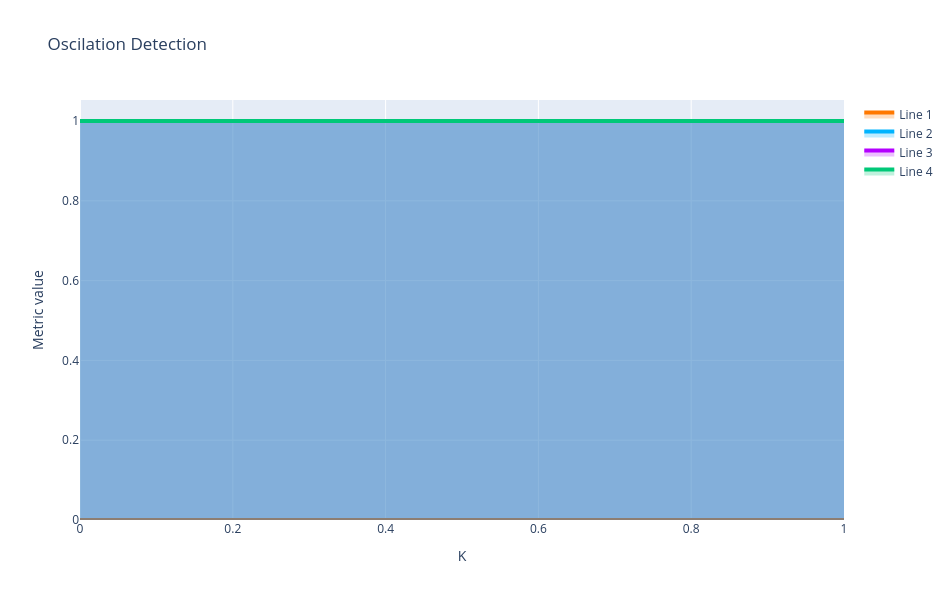
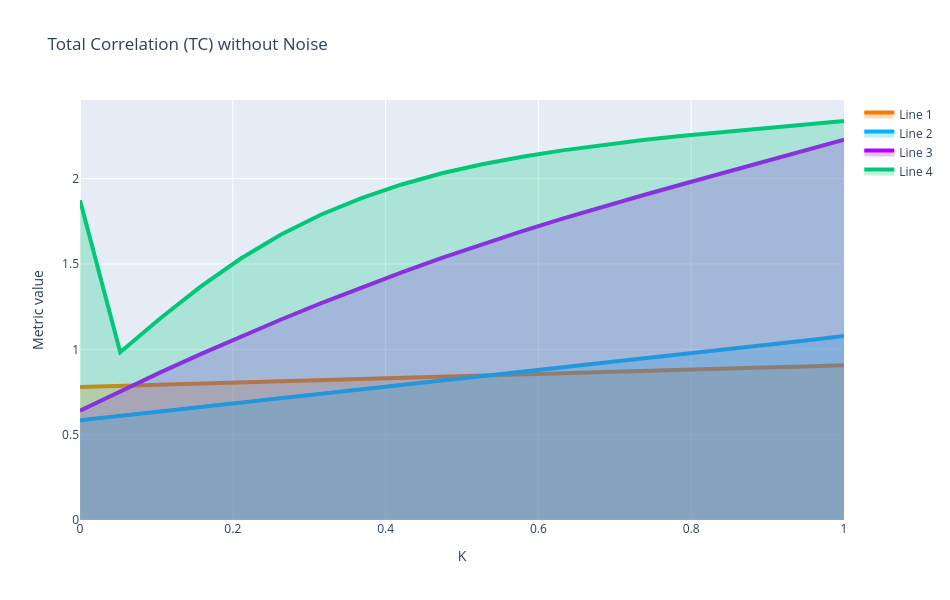
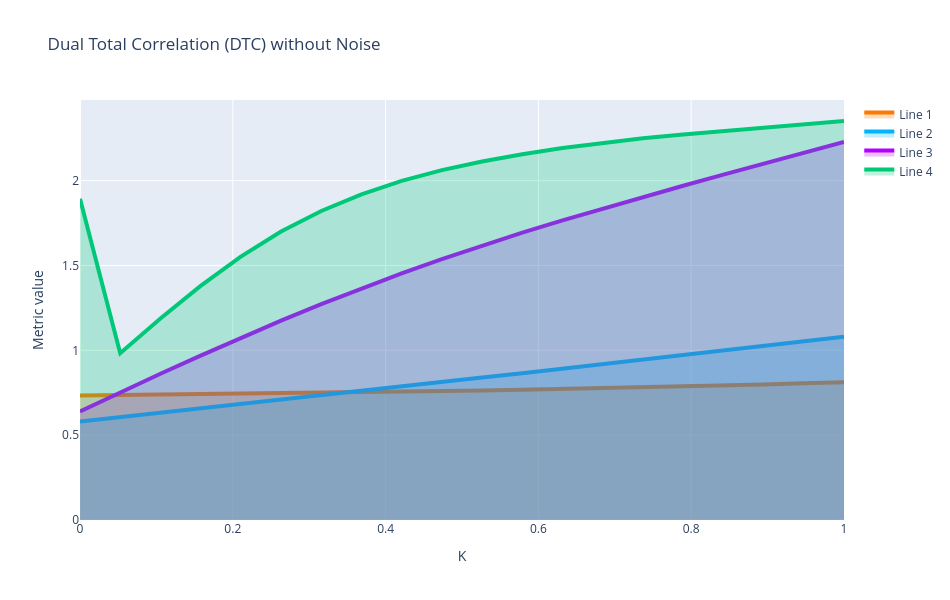
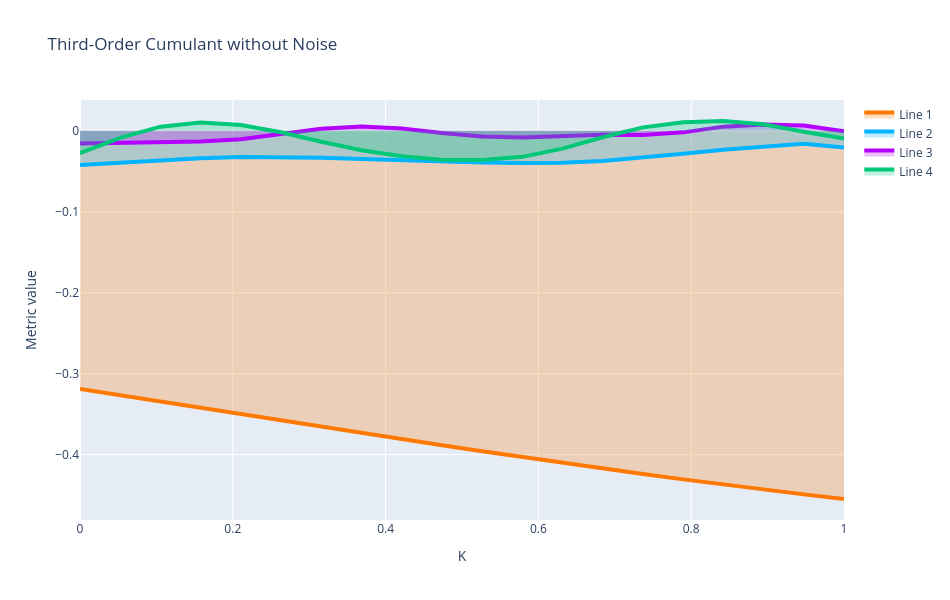

Notebook cell for these charts, in order:
### Markdown cell above
---
## **4. Oscillation Detection in $(P \times K_3)$ Space**
We perform a parameter sweep to detect oscillations in the $(P \times K_3)$ space.

### Code cell
P_values = [3,4,5,6]
K3_values = np.linspace(0.0, 1.0, 20)

# Matrix to store oscillation detection
oscillation_map = np.zeros((len(P_values), len(K3_values)), dtype=int)

T=10
# Matrices to store metrics with noise
TC_map = np.zeros((len(P_values), len(K3_values)))
DTC_map = np.zeros((len(P_values), len(K3_values)))
Cumulant_map = np.zeros((len(P_values), len(K3_values)))
PowerCorr_map = np.zeros((len(P_values), len(K3_values)))
Entropy_map = np.zeros((len(P_values), len(K3_values)))  # Nueva métrica
Entropy_map_skew = np.zeros((len(P_values), len(K3_values)))  # Nueva métrica
Entropy_map_kurt = np.zeros((len(P_values), len(K3_values)))  # Nueva métrica

#initial state random fixed
seed = 42
rng = np.random.default_rng(seed)
state0 = 0.1 * rng.standard_normal(2 * N_nodes)



for i, P_val in tqdm(enumerate(P_values)):
    for j, K3_val in enumerate(K3_values):
        # Simulation using the existing function for higher-order interactions
        P_vec = np.array([P_val, P_val, P_val])
        t, states = simulate_wc_higher_order_additive(state0, P_vec, K3_val, T_ho, T, dt)
       
        #deleting the firts 20% of the signal
        start_idx = int(0.2 * len(t))

        E_node = states[start_idx:, :N_nodes]
        I_node = states[start_idx:, N_nodes:]

        # Oscillation detection using the existing function
        is_lc1, _, _, _ = detect_limit_cycle_poincare(E_node[:, 0], I_node[:, 0], dt, threshold_ratio=0.05, period_cv_threshold=0.05)
        is_lc2, _, _, _ = detect_limit_cycle_poincare(E_node[:, 0], I_node[:, 0], dt, threshold_ratio=0.05, period_cv_threshold=0.05)
        is_lc3, _, _, _ = detect_limit_cycle_poincare(E_node[:, 0], I_node[:, 0], dt, threshold_ratio=0.05, period_cv_threshold=0.05)
        oscillation_map[i, j]  = int((is_lc1==True) and (is_lc2==True) and (is_lc3==True))

        #deleting the firts 30% of the signal
        E = states[start_idx:, :N_nodes]

        # Data matrix for higher-order metrics
        X = E.copy()

        # Covariance matrix
        Sigma = np.cov(X.T)

        # Higher-order metrics using the existing functions
        TC_map[i, j] = TC_gauss(Sigma)
        DTC_map[i, j] = DTC_gauss(Sigma)
        Entropy_map[i, j] = entropy_gauss(Sigma)  # Cálculo de la entropía
        skew, kurt = dev_gauss(X)  # Cálculo de la entropía
        Entropy_map_skew[i, j] = skew
        Entropy_map_kurt[i, j] = kurt
        if X.shape[1] == 3:
            Cumulant_map[i, j] = cumulants(X)
            PowerCorr_map[i, j] = powercorr(X)


    if (i + 1) % 5 == 0:
        print(f"Progress: {i+1}/{len(P_values)}")

# Visualization using the existing function
#plot_oscillation_map(oscillation_map, P_values, K3_values, title="Oscillation Detection (P-K3)")


#cleaing the matrix
TC_clean = clean_rowwise_signed(TC_map, n_std=2)
DTC_clean = clean_rowwise_signed(DTC_map, n_std=2)
Cumulant_clean = clean_rowwise_signed(Cumulant_map,n_std=2)
PowerCorr_clean = clean_rowwise_signed(PowerCorr_map,n_std=2)
Skew_clean = clean_rowwise_signed(Entropy_map_skew,n_std=2)
Kurt_clean = clean_rowwise_signed(Entropy_map_kurt,n_std=2)

# visualization the matrix cleaned
# plot_metrics_contour(, P_values, K3_values, title="Oscilation detection")
plot_lines_with_area(oscillation_map, x_values=K3_values, title="Oscilation Detection")

plot_lines_with_area(TC_clean, x_values=K3_values, title="Total Correlation (TC) without Noise")
plot_lines_with_area(DTC_clean, x_values=K3_values, title="Dual Total Correlation (DTC) without Noise")
plot_lines_with_area(Cumulant_clean, x_values=K3_values, title="Third-Order Cumulant without Noise")
plot_lines_with_area(PowerCorr_clean, x_values=K3_values, title="Triple Power Correlation without Noise")
plot_lines_with_area(Skew_clean, x_values=K3_values, title="Skew with Noise")
plot_lines_with_area(Kurt_clean, x_values=K3_values, title="Kurt with Noise")

### Figure 1 — Plotly figure (JSON) as saved in the notebook; plotly's stock layout.template omitted (floating-point values rounded to 4 significant figures)
{"data": [{"fill": "tozeroy", "fillcolor": "rgba(255,120,0,0.25)", "line": {"color": "rgb(255,120,0)", "width": 4}, "mode": "lines", "name": "Line 1", "type": "scatter", "x": [0.0, 0.05263, 0.1053, 0.1579, 0.2105, 0.2632, 0.3158, 0.3684, 0.4211, 0.4737, 0.5263, 0.5789, 0.6316, 0.6842, 0.7368, 0.7895, 0.8421, 0.8947, 0.9474, 1.0], "y": [0, 0, 0, 0, 0, 0, 0, 0, 0, 0, 0, 0, 0, 0, 0, 0, 0, 0, 0, 0]}, {"fill": "tozeroy", "fillcolor": "rgba(0,180,255,0.25)", "line": {"color": "rgb(0,180,255)", "width": 4}, "mode": "lines", "name": "Line 2", "type": "scatter", "x": [0.0, 0.05263, 0.1053, 0.1579, 0.2105, 0.2632, 0.3158, 0.3684, 0.4211, 0.4737, 0.5263, 0.5789, 0.6316, 0.6842, 0.7368, 0.7895, 0.8421, 0.8947, 0.9474, 1.0], "y": [1, 1, 1, 1, 1, 1, 1, 1, 1, 1, 1, 1, 1, 1, 1, 1, 1, 1, 1, 1]}, {"fill": "tozeroy", "fillcolor": "rgba(180,0,255,0.25)", "line": {"color": "rgb(180,0,255)", "width": 4}, "mode": "lines", "name": "Line 3", "type": "scatter", "x": [0.0, 0.05263, 0.1053, 0.1579, 0.2105, 0.2632, 0.3158, 0.3684, 0.4211, 0.4737, 0.5263, 0.5789, 0.6316, 0.6842, 0.7368, 0.7895, 0.8421, 0.8947, 0.9474, 1.0], "y": [1, 1, 1, 1, 1, 1, 1, 1, 1, 1, 1, 1, 1, 1, 1, 1, 1, 1, 1, 1]}, {"fill": "tozeroy", "fillcolor": "rgba(0,200,120,0.25)", "line": {"color": "rgb(0,200,120)", "width": 4}, "mode": "lines", "name": "Line 4", "type": "scatter", "x": [0.0, 0.05263, 0.1053, 0.1579, 0.2105, 0.2632, 0.3158, 0.3684, 0.4211, 0.4737, 0.5263, 0.5789, 0.6316, 0.6842, 0.7368, 0.7895, 0.8421, 0.8947, 0.9474, 1.0], "y": [1, 1, 1, 1, 1, 1, 1, 1, 1, 1, 1, 1, 1, 1, 1, 1, 1, 1, 1, 1]}], "layout": {"height": 600, "title": {"text": "Oscilation Detection"}, "width": 950, "xaxis": {"title": {"text": "K"}}, "yaxis": {"title": {"text": "Metric value"}}}}

### Figure 2 — Plotly figure (JSON) as saved in the notebook; plotly's stock layout.template omitted (floating-point values rounded to 4 significant figures)
{"data": [{"fill": "tozeroy", "fillcolor": "rgba(255,120,0,0.25)", "line": {"color": "rgb(255,120,0)", "width": 4}, "mode": "lines", "name": "Line 1", "type": "scatter", "x": [0.0, 0.05263, 0.1053, 0.1579, 0.2105, 0.2632, 0.3158, 0.3684, 0.4211, 0.4737, 0.5263, 0.5789, 0.6316, 0.6842, 0.7368, 0.7895, 0.8421, 0.8947, 0.9474, 1.0], "y": [0.7797, 0.7868, 0.7938, 0.8008, 0.8077, 0.8146, 0.8214, 0.8282, 0.835, 0.8417, 0.8483, 0.8549, 0.8615, 0.868, 0.8745, 0.8809, 0.8873, 0.8937, 0.9001, 0.9065]}, {"fill": "tozeroy", "fillcolor": "rgba(0,180,255,0.25)", "line": {"color": "rgb(0,180,255)", "width": 4}, "mode": "lines", "name": "Line 2", "type": "scatter", "x": [0.0, 0.05263, 0.1053, 0.1579, 0.2105, 0.2632, 0.3158, 0.3684, 0.4211, 0.4737, 0.5263, 0.5789, 0.6316, 0.6842, 0.7368, 0.7895, 0.8421, 0.8947, 0.9474, 1.0], "y": [0.5846, 0.6103, 0.6359, 0.6614, 0.6868, 0.7123, 0.7379, 0.7636, 0.7894, 0.8153, 0.8412, 0.8669, 0.8925, 0.9181, 0.9437, 0.9695, 0.9957, 1.022, 1.05, 1.078]}, {"fill": "tozeroy", "fillcolor": "rgba(180,0,255,0.25)", "line": {"color": "rgb(180,0,255)", "width": 4}, "mode": "lines", "name": "Line 3", "type": "scatter", "x": [0.0, 0.05263, 0.1053, 0.1579, 0.2105, 0.2632, 0.3158, 0.3684, 0.4211, 0.4737, 0.5263, 0.5789, 0.6316, 0.6842, 0.7368, 0.7895, 0.8421, 0.8947, 0.9474, 1.0], "y": [0.6404, 0.754, 0.8647, 0.9719, 1.075, 1.175, 1.271, 1.363, 1.452, 1.536, 1.616, 1.693, 1.766, 1.835, 1.903, 1.969, 2.034, 2.1, 2.164, 2.228]}, {"fill": "tozeroy", "fillcolor": "rgba(0,200,120,0.25)", "line": {"color": "rgb(0,200,120)", "width": 4}, "mode": "lines", "name": "Line 4", "type": "scatter", "x": [0.0, 0.05263, 0.1053, 0.1579, 0.2105, 0.2632, 0.3158, 0.3684, 0.4211, 0.4737, 0.5263, 0.5789, 0.6316, 0.6842, 0.7368, 0.7895, 0.8421, 0.8947, 0.9474, 1.0], "y": [1.873, 0.9828, 1.182, 1.367, 1.532, 1.673, 1.79, 1.887, 1.966, 2.031, 2.085, 2.129, 2.166, 2.198, 2.226, 2.251, 2.274, 2.297, 2.318, 2.338]}], "layout": {"height": 600, "title": {"text": "Total Correlation (TC) without Noise"}, "width": 950, "xaxis": {"title": {"text": "K"}}, "yaxis": {"title": {"text": "Metric value"}}}}

### Figure 3 — Plotly figure (JSON) as saved in the notebook; plotly's stock layout.template omitted (floating-point values rounded to 4 significant figures)
{"data": [{"fill": "tozeroy", "fillcolor": "rgba(255,120,0,0.25)", "line": {"color": "rgb(255,120,0)", "width": 4}, "mode": "lines", "name": "Line 1", "type": "scatter", "x": [0.0, 0.05263, 0.1053, 0.1579, 0.2105, 0.2632, 0.3158, 0.3684, 0.4211, 0.4737, 0.5263, 0.5789, 0.6316, 0.6842, 0.7368, 0.7895, 0.8421, 0.8947, 0.9474, 1.0], "y": [0.7341, 0.7365, 0.739, 0.7416, 0.7443, 0.7471, 0.7501, 0.7532, 0.7565, 0.76, 0.7637, 0.7677, 0.772, 0.7766, 0.7816, 0.7869, 0.7926, 0.7987, 0.8053, 0.8123]}, {"fill": "tozeroy", "fillcolor": "rgba(0,180,255,0.25)", "line": {"color": "rgb(0,180,255)", "width": 4}, "mode": "lines", "name": "Line 2", "type": "scatter", "x": [0.0, 0.05263, 0.1053, 0.1579, 0.2105, 0.2632, 0.3158, 0.3684, 0.4211, 0.4737, 0.5263, 0.5789, 0.6316, 0.6842, 0.7368, 0.7895, 0.8421, 0.8947, 0.9474, 1.0], "y": [0.5798, 0.6063, 0.6326, 0.6586, 0.6844, 0.7102, 0.7359, 0.7616, 0.7873, 0.8132, 0.8392, 0.8654, 0.8917, 0.918, 0.9444, 0.9709, 0.9976, 1.025, 1.052, 1.081]}, {"fill": "tozeroy", "fillcolor": "rgba(180,0,255,0.25)", "line": {"color": "rgb(180,0,255)", "width": 4}, "mode": "lines", "name": "Line 3", "type": "scatter", "x": [0.0, 0.05263, 0.1053, 0.1579, 0.2105, 0.2632, 0.3158, 0.3684, 0.4211, 0.4737, 0.5263, 0.5789, 0.6316, 0.6842, 0.7368, 0.7895, 0.8421, 0.8947, 0.9474, 1.0], "y": [0.6394, 0.7517, 0.8616, 0.969, 1.074, 1.175, 1.272, 1.365, 1.453, 1.538, 1.618, 1.694, 1.766, 1.835, 1.903, 1.97, 2.036, 2.101, 2.165, 2.228]}, {"fill": "tozeroy", "fillcolor": "rgba(0,200,120,0.25)", "line": {"color": "rgb(0,200,120)", "width": 4}, "mode": "lines", "name": "Line 4", "type": "scatter", "x": [0.0, 0.05263, 0.1053, 0.1579, 0.2105, 0.2632, 0.3158, 0.3684, 0.4211, 0.4737, 0.5263, 0.5789, 0.6316, 0.6842, 0.7368, 0.7895, 0.8421, 0.8947, 0.9474, 1.0], "y": [1.893, 0.9833, 1.187, 1.379, 1.552, 1.7, 1.821, 1.919, 1.998, 2.062, 2.113, 2.156, 2.192, 2.223, 2.25, 2.272, 2.292, 2.312, 2.333, 2.352]}], "layout": {"height": 600, "title": {"text": "Dual Total Correlation (DTC) without Noise"}, "width": 950, "xaxis": {"title": {"text": "K"}}, "yaxis": {"title": {"text": "Metric value"}}}}

### Figure 4 — Plotly figure (JSON) as saved in the notebook; plotly's stock layout.template omitted (floating-point values rounded to 4 significant figures)
{"data": [{"fill": "tozeroy", "fillcolor": "rgba(255,120,0,0.25)", "line": {"color": "rgb(255,120,0)", "width": 4}, "mode": "lines", "name": "Line 1", "type": "scatter", "x": [0.0, 0.05263, 0.1053, 0.1579, 0.2105, 0.2632, 0.3158, 0.3684, 0.4211, 0.4737, 0.5263, 0.5789, 0.6316, 0.6842, 0.7368, 0.7895, 0.8421, 0.8947, 0.9474, 1.0], "y": [-0.3187, -0.3266, -0.3345, -0.3423, -0.3502, -0.358, -0.3657, -0.3734, -0.381, -0.3885, -0.3958, -0.4031, -0.4102, -0.4172, -0.4239, -0.4305, -0.4369, -0.4431, -0.4491, -0.4548]}, {"fill": "tozeroy", "fillcolor": "rgba(0,180,255,0.25)", "line": {"color": "rgb(0,180,255)", "width": 4}, "mode": "lines", "name": "Line 2", "type": "scatter", "x": [0.0, 0.05263, 0.1053, 0.1579, 0.2105, 0.2632, 0.3158, 0.3684, 0.4211, 0.4737, 0.5263, 0.5789, 0.6316, 0.6842, 0.7368, 0.7895, 0.8421, 0.8947, 0.9474, 1.0], "y": [-0.04237, -0.03913, -0.03611, -0.03378, -0.03248, -0.03235, -0.03323, -0.03473, -0.0364, -0.03793, -0.03916, -0.03986, -0.03952, -0.03743, -0.03349, -0.02843, -0.02342, -0.01975, -0.01608, -0.02078]}, {"fill": "tozeroy", "fillcolor": "rgba(180,0,255,0.25)", "line": {"color": "rgb(180,0,255)", "width": 4}, "mode": "lines", "name": "Line 3", "type": "scatter", "x": [0.0, 0.05263, 0.1053, 0.1579, 0.2105, 0.2632, 0.3158, 0.3684, 0.4211, 0.4737, 0.5263, 0.5789, 0.6316, 0.6842, 0.7368, 0.7895, 0.8421, 0.8947, 0.9474, 1.0], "y": [-0.01567, -0.01461, -0.01392, -0.01326, -0.01046, -0.004101, 0.002569, 0.0053, 0.002757, -0.002869, -0.006946, -0.008242, -0.006792, -0.004987, -0.005113, -0.001956, 0.005132, 0.007809, 0.006427, -0.000535]}, {"fill": "tozeroy", "fillcolor": "rgba(0,200,120,0.25)", "line": {"color": "rgb(0,200,120)", "width": 4}, "mode": "lines", "name": "Line 4", "type": "scatter", "x": [0.0, 0.05263, 0.1053, 0.1579, 0.2105, 0.2632, 0.3158, 0.3684, 0.4211, 0.4737, 0.5263, 0.5789, 0.6316, 0.6842, 0.7368, 0.7895, 0.8421, 0.8947, 0.9474, 1.0], "y": [-0.0277, -0.008793, 0.005067, 0.0103, 0.007236, -0.001853, -0.0135, -0.02402, -0.03133, -0.03572, -0.03616, -0.03219, -0.02205, -0.00799, 0.004195, 0.01045, 0.01208, 0.008082, -0.001281, -0.009518]}], "layout": {"height": 600, "title": {"text": "Third-Order Cumulant without Noise"}, "width": 950, "xaxis": {"title": {"text": "K"}}, "yaxis": {"title": {"text": "Metric value"}}}}
